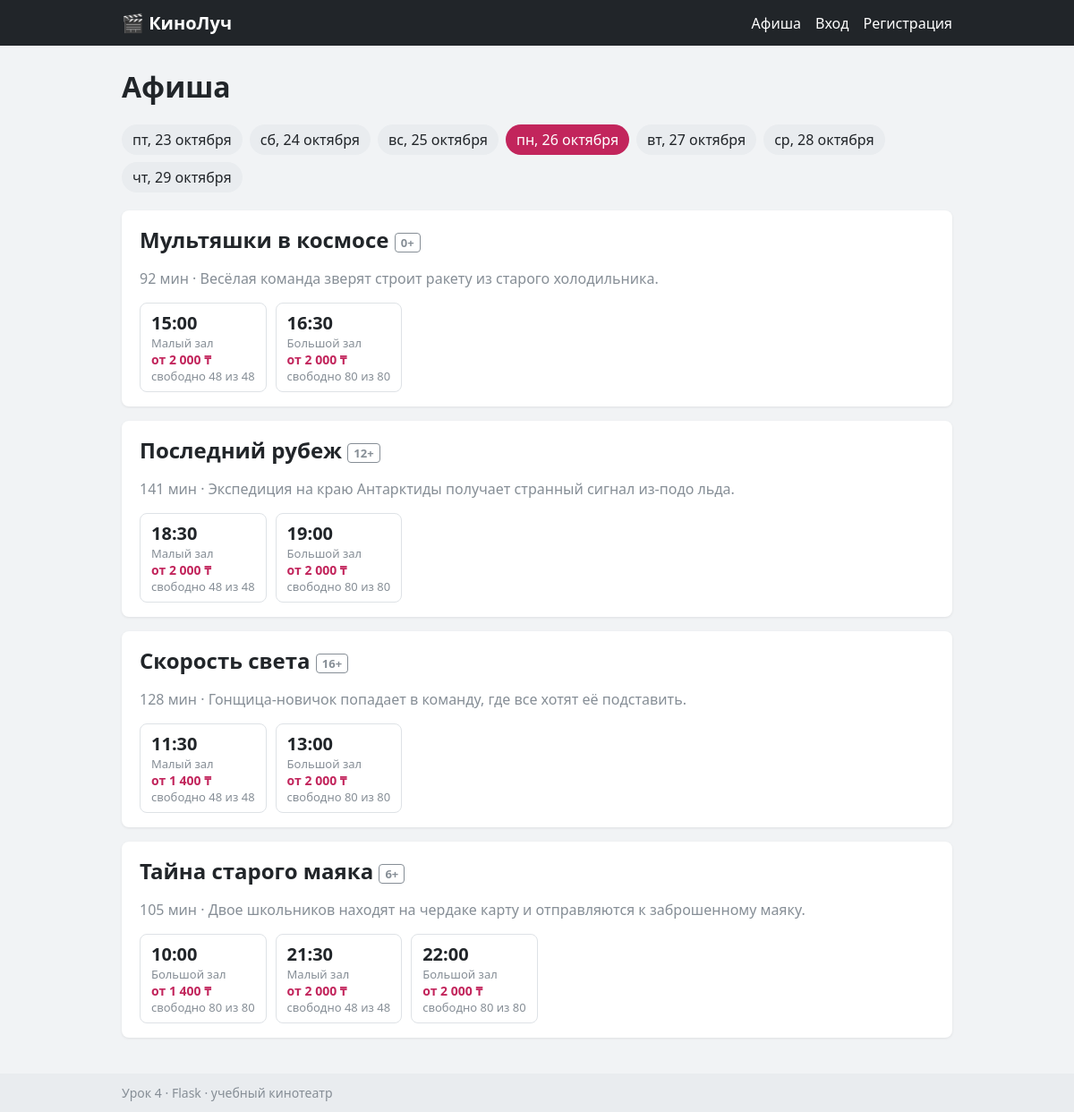
The app's page /?day=2026-10-26 with its own data.
### tables this page shows
CREATE TABLE movies (
    id INTEGER PRIMARY KEY AUTOINCREMENT,
    title TEXT NOT NULL,
    duration_min INTEGER NOT NULL,
    age TEXT NOT NULL,
    description TEXT NOT NULL
);

CREATE TABLE halls (
    id INTEGER PRIMARY KEY AUTOINCREMENT,
    name TEXT NOT NULL,
    rows_count INTEGER NOT NULL,
    seats_count INTEGER NOT NULL
);

### app/views/schedule.py (the view)
@bp.route("/")
def index():
    days = dates.next_days(config.DAYS_AHEAD)
    day = dates.parse_day(request.args.get("day"), date.today())
    if day not in days:
        day = days[0]
    movies = {}
    for st in showtimes_repo.for_day(day):
        if st.is_past():
            continue
        free = st.hall.capacity - showtimes_repo.count_taken(st.id)
        entry = movies.setdefault(st.movie.id, {"movie": st.movie, "showtimes": []})
        entry["showtimes"].append({
            "showtime": st,
            "free": free,
            "price": pricing.min_price(st),
        })
    for entry in movies.values():
        entry["showtimes"].sort(key=lambda item: item["showtime"].start)
    return render_template("schedule.html", days=days, day=day, movies=list(movies.values()))

### app/auth.py (called while the page is built, shortened)
def current_user():
    user_id = session.get("user_id")
    if user_id is None:
        return None

def inject_user():
    return {"user": current_user()}

### app/db.py (called while the page is built)
def get_db():
    if "db" not in g:
        if not os.path.exists(config.DATABASE):
            init_db()
        g.db = sqlite3.connect(config.DATABASE)
        g.db.row_factory = sqlite3.Row
    return g.db

### app/models/hall.py (called while the page is built)
    @property
    def capacity(self):
        return self.rows * self.seats

### app/models/showtime.py (called while the page is built)
    def is_past(self, now=None):
        now = now or datetime.now()
        return self.start <= now

### app/repositories/showtimes.py (called while the page is built)
def _to_showtime(row):
    return Showtime(
        id=row["id"],
        start=datetime.strptime(row["start"], "%Y-%m-%d %H:%M"),
        movie=Movie(
            id=row["movie_id"],
            title=row["title"],
            duration_min=row["duration_min"],
            age=row["age"],
            description=row["description"],
        ),
        hall=Hall(
            id=row["hall_id"],
            name=row["hall_name"],
            rows=row["rows_count"],
            seats=row["seats_count"],
        ),
    )

def for_day(day):
    rows = get_db().execute(queries.SHOWTIMES_BY_DAY, (day.isoformat(),)).fetchall()
    return [_to_showtime(r) for r in rows]

def count_taken(showtime_id):
    return get_db().execute(queries.COUNT_TAKEN, (showtime_id,)).fetchone()[0]

### app/services/pricing.py (called while the page is built)
def seat_price(showtime, row):
    price = config.BASE_PRICE
    if showtime.start.hour < config.MORNING_UNTIL:
        price = price * (100 - config.MORNING_DISCOUNT_PERCENT) // 100
    if is_weekend(showtime.start):
        price = price * (100 + config.WEEKEND_EXTRA_PERCENT) // 100
    if row > showtime.hall.rows - config.VIP_ROWS:
        price += config.VIP_EXTRA
    return price

def row_prices(showtime):
    return {row: seat_price(showtime, row) for row in range(1, showtime.hall.rows + 1)}

def min_price(showtime):
    return min(row_prices(showtime).values())

### app/utils/dates.py (called while the page is built)
def is_weekend(day):
    return day.isoweekday() >= 6

def human_day(day):
    return f"{WEEKDAYS[day.weekday()]}, {day.day} {MONTHS[day.month - 1]}"

def hhmm(moment):
    return moment.strftime("%H:%M")

def next_days(count):
    today = date.today()
    return [today + timedelta(days=i) for i in range(count)]

def parse_day(text, default):
    try:
        return datetime.strptime(text, "%Y-%m-%d").date()
    except (TypeError, ValueError):
        return default

### app/utils/formatting.py (called while the page is built)
def money(value):
    return f"{value:,}".replace(",", " ") + " ₸"

### app/templates/schedule.html (shortened to what this page needs)
{% extends "base.html" %}
{% block content %}
  <h1>Афиша</h1>
  <div class="days">
    {% for d in days %}
      <a class="day {% if d == day %}day--active{% endif %}"
         href="{{ url_for('schedule.index', day=d.isoformat()) }}">{{ d|day }}</a>
    {% endfor %}
  </div>
  {% if movies %}
    {% for entry in movies %}
      <section class="movie">
        <div class="movie__head">
          <h2>{{ entry['movie'].title }} <span class="age">{{ entry['movie'].age }}</span></h2>
          <p class="muted">{{ entry['movie'].duration_min }} мин · {{ entry['movie'].description }}</p>
        </div>
        <div class="slots">
          {% for item in entry['showtimes'] %}
            {% set st = item['showtime'] %}
            <a class="slot" href="{{ url_for('schedule.showtime', showtime_id=st.id) }}">
              <span class="slot__time">{{ st.start|hhmm }}</span>
              <span class="slot__hall">{{ st.hall.name }}</span>
              <span class="slot__price">от {{ item['price']|money }}</span>
              <span class="slot__free">свободно {{ item['free'] }} из {{ st.hall.capacity }}</span>
            </a>
          {% endfor %}
        </div>
      </section>
    {% endfor %}
  {% else %}
    <p class="muted">На этот день сеансов больше нет.</p>
  {% endif %}
{% endblock %}

### app/static/css/style.css (style rules this page uses)
* { box-sizing: border-box; }
body { margin: 0; font-family: "Segoe UI", Arial, sans-serif; background: #f1f3f5; color: #212529; display: flex; flex-direction: column; min-height: 100vh; }
a { color: #c2255c; }
h1 { margin-top: 0; }
.muted { color: #868e96; }
.age { display: inline-block; font-size: 13px; padding: 1px 6px; border: 1px solid #868e96; border-radius: 4px; color: #868e96; vertical-align: middle; }
.days { display: flex; flex-wrap: wrap; gap: 8px; margin-bottom: 20px; }
.day { padding: 6px 12px; border-radius: 999px; background: #e9ecef; color: #212529; text-decoration: none; }
.day--active { background: #c2255c; color: #fff; }
.movie { background: #fff; border-radius: 8px; padding: 16px 20px; margin-bottom: 16px; box-shadow: 0 1px 3px rgba(0, 0, 0, 0.08); }
.movie__head h2 { margin: 0 0 4px; }
.slots { display: flex; flex-wrap: wrap; gap: 10px; margin-top: 12px; }
.slot { display: flex; flex-direction: column; min-width: 130px; padding: 8px 12px; border: 1px solid #dee2e6; border-radius: 8px; color: #212529; text-decoration: none; }
.slot__time { font-size: 20px; font-weight: bold; }
.slot__hall, .slot__free { font-size: 13px; color: #868e96; }
.slot__price { font-size: 14px; color: #c2255c; font-weight: 600; }

### records on screen
movies: movie "Мультяшки в космосе", movie.age "0+", movie.duration_min "92", movie.description "Весёлая команда зверят строит ракету из старого холодильника."
halls: hall.name "Малый зал" "Малый зал" "Малый зал" "Малый зал"
halls: hall.name "Большой зал" "Большой зал" "Большой зал" "Большой зал" "Большой зал"
movies: movie "Последний рубеж", movie.age "12+", movie.duration_min "141", movie.description "Экспедиция на краю Антарктиды получает странный сигнал из-подо льда."
movies: movie "Скорость света", movie.age "16+", movie.duration_min "128", movie.description "Гонщица-новичок попадает в команду, где все хотят её подставить."
movies: movie "Тайна старого маяка", movie.age "6+", movie.duration_min "105", movie.description "Двое школьников находят на чердаке карту и отправляются к заброшенному маяку."

### other values on screen
{{ d|day }} "пт, 23 октября" "сб, 24 октября" "вс, 25 октября" "пн, 26 октября" "вт, 27 октября" "ср, 28 октября" "чт, 29 октября"
{{ st.start|hhmm }} "15:00" "16:30" "18:30" "19:00" "11:30" "13:00" "10:00" "21:30" "22:00"
{{ item['price']|money }} "2 000 ₸" "2 000 ₸" "2 000 ₸" "2 000 ₸" "1 400 ₸" "2 000 ₸" "1 400 ₸" "2 000 ₸" "2 000 ₸"
{{ item['free'] }} "48" "80" "48" "80" "48" "80" "80" "48" "80"
{{ st.hall.capacity }} "48" "80" "48" "80" "48" "80" "80" "48" "80"
